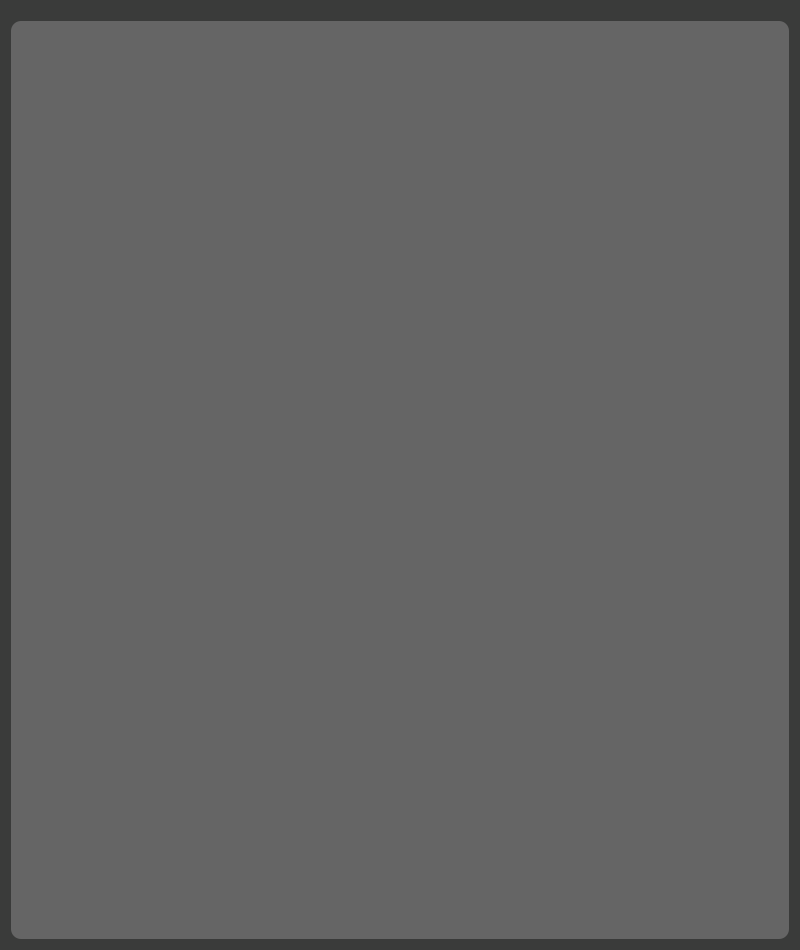
<?xml version="1.0" encoding="UTF-8"?>
<ui version="4.0">
 <class>CPUFrequency</class>
 <widget class="QWidget" name="CPUFrequency">
  <property name="geometry">
   <rect>
    <x>0</x>
    <y>0</y>
    <width>800</width>
    <height>950</height>
   </rect>
  </property>
  <property name="minimumSize">
   <size>
    <width>800</width>
    <height>950</height>
   </size>
  </property>
  <property name="windowTitle">
   <string>Lenovo Legion Linux Toolkit - Threads Frequency</string>
  </property>
  <property name="windowIcon">
   <iconset resource="Resources.qrc">
    <normaloff>:/images/icons/LenovoLegionIco.png</normaloff>:/images/icons/LenovoLegionIco.png</iconset>
  </property>
  <property name="styleSheet">
   <string notr="true">#CPUFrequency {
	background-color: rgb(58, 59, 58);
}


/*-----QToolTip-----*/
QToolTip {
            background-color: #656565;
			background-clip: padding-box;
            color: rgb(58, 59, 58);
            border: 1px solid rgb(58, 59, 58);
            border-radius: 10px;
            padding: 10px 12px;
            font-size: 13px;
            margin: 2px;
}

/*-----QGroupBox-----*/
QGroupBox {
    border: 1px solid gray;
    border-color: #b0b0b0;
    margin-top: 10px;
    font-size: 12px;
    border-radius: 10px;
	background-color: #656565;
}

QGroupBox::title {
    subcontrol-position: top left;
    border-top-left-radius: 10px;
    border-top-right-radius: 10px;
    padding: 2px 2px;
    background-color: #b0b0b0;
    color: rgb(255, 255, 255);
}

QWidget {
	background-color: #656565;
    border-radius: 10px;
    border: 0px;
}
</string>
  </property>
  <layout class="QVBoxLayout" name="verticalLayout_2">
   <item>
    <widget class="QGroupBox" name="groupBox">
     <property name="title">
      <string/>
     </property>
     <layout class="QVBoxLayout" name="verticalLayout">
      <property name="topMargin">
       <number>30</number>
      </property>
      <item>
       <layout class="QGridLayout" name="gridLayout"/>
      </item>
     </layout>
    </widget>
   </item>
  </layout>
 </widget>
 <resources>
  <include location="Resources.qrc"/>
 </resources>
 <connections/>
</ui>
